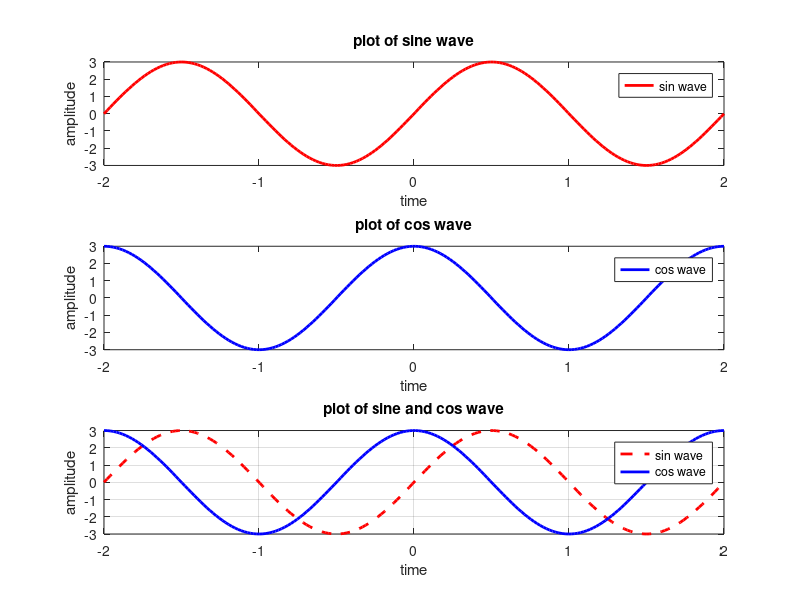

This figure's MATLAB source:
t=linspace(-2,2,200);

f=100;

%figure(1);
x=3*sin(2*pi*f*t); 

y=3*cos(2*pi*f*t);

% plot(x,'--rs','LineWidth',n,...)
% figure(1);
subplot(3,1,1)
plot(t,x,'r','LineWidth',2);
hold on;

grid off;
xlabel('time')
ylabel('amplitude')
title('plot of sine wave')
legend('sin wave')
 
% plot(y,'--rs','LineWidth',n,...)
% figure(2);
subplot(3,1,2)
plot(t,y,'b','LineWidth',2);
hold on;

grid off;
xlabel('time')
ylabel('amplitude')
title('plot of cos wave')
legend('cos wave')

% plot(x,y,'--rs','LineWidth',n,...)
% figure(3);
subplot(3,1,3)
plot(t,x,'--r','LineWidth',2);
hold on;
plot(t,y,'b','LineWidth',2);

grid on;
xlabel('time')
ylabel('amplitude')
title('plot of sine and cos wave')
legend('sin wave ','cos wave')